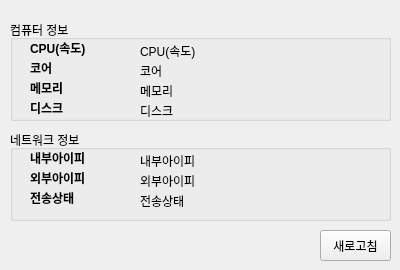
<?xml version="1.0" encoding="UTF-8"?>
<ui version="4.0">
 <class>Form</class>
 <widget class="QWidget" name="Form">
  <property name="geometry">
   <rect>
    <x>0</x>
    <y>0</y>
    <width>400</width>
    <height>270</height>
   </rect>
  </property>
  <property name="minimumSize">
   <size>
    <width>400</width>
    <height>270</height>
   </size>
  </property>
  <property name="maximumSize">
   <size>
    <width>400</width>
    <height>270</height>
   </size>
  </property>
  <property name="windowTitle">
   <string>내 컴퓨터 정보</string>
  </property>
  <widget class="QGroupBox" name="groupBox">
   <property name="geometry">
    <rect>
     <x>10</x>
     <y>130</y>
     <width>381</width>
     <height>91</height>
    </rect>
   </property>
   <property name="title">
    <string>네트워크 정보</string>
   </property>
   <widget class="QLabel" name="label_8">
    <property name="geometry">
     <rect>
      <x>20</x>
      <y>60</y>
      <width>111</width>
      <height>16</height>
     </rect>
    </property>
    <property name="styleSheet">
     <string notr="true">font-weight:bold;</string>
    </property>
    <property name="text">
     <string>전송상태</string>
    </property>
   </widget>
   <widget class="QLabel" name="label_9">
    <property name="geometry">
     <rect>
      <x>20</x>
      <y>40</y>
      <width>111</width>
      <height>16</height>
     </rect>
    </property>
    <property name="styleSheet">
     <string notr="true">font-weight:bold;</string>
    </property>
    <property name="text">
     <string>외부아이피</string>
    </property>
   </widget>
   <widget class="QLabel" name="label_10">
    <property name="geometry">
     <rect>
      <x>20</x>
      <y>20</y>
      <width>111</width>
      <height>16</height>
     </rect>
    </property>
    <property name="styleSheet">
     <string notr="true">font-weight:bold;</string>
    </property>
    <property name="text">
     <string>내부아이피</string>
    </property>
   </widget>
   <widget class="QLabel" name="lblInnerNet">
    <property name="geometry">
     <rect>
      <x>130</x>
      <y>20</y>
      <width>241</width>
      <height>21</height>
     </rect>
    </property>
    <property name="text">
     <string>내부아이피</string>
    </property>
   </widget>
   <widget class="QLabel" name="lblExtraNet">
    <property name="geometry">
     <rect>
      <x>130</x>
      <y>40</y>
      <width>241</width>
      <height>21</height>
     </rect>
    </property>
    <property name="text">
     <string>외부아이피</string>
    </property>
   </widget>
   <widget class="QLabel" name="lblNetStat">
    <property name="geometry">
     <rect>
      <x>130</x>
      <y>60</y>
      <width>241</width>
      <height>21</height>
     </rect>
    </property>
    <property name="text">
     <string>전송상태</string>
    </property>
   </widget>
  </widget>
  <widget class="QGroupBox" name="groupBox_3">
   <property name="geometry">
    <rect>
     <x>10</x>
     <y>20</y>
     <width>381</width>
     <height>101</height>
    </rect>
   </property>
   <property name="title">
    <string>컴퓨터 정보</string>
   </property>
   <widget class="QLabel" name="label_16">
    <property name="geometry">
     <rect>
      <x>20</x>
      <y>60</y>
      <width>111</width>
      <height>16</height>
     </rect>
    </property>
    <property name="styleSheet">
     <string notr="true">font-weight:bold;</string>
    </property>
    <property name="text">
     <string>메모리</string>
    </property>
   </widget>
   <widget class="QLabel" name="lblCPU">
    <property name="geometry">
     <rect>
      <x>130</x>
      <y>20</y>
      <width>241</width>
      <height>21</height>
     </rect>
    </property>
    <property name="text">
     <string>CPU(속도)</string>
    </property>
   </widget>
   <widget class="QLabel" name="label_17">
    <property name="geometry">
     <rect>
      <x>20</x>
      <y>40</y>
      <width>111</width>
      <height>16</height>
     </rect>
    </property>
    <property name="styleSheet">
     <string notr="true">font-weight:bold;</string>
    </property>
    <property name="text">
     <string>코어</string>
    </property>
   </widget>
   <widget class="QLabel" name="label_18">
    <property name="geometry">
     <rect>
      <x>20</x>
      <y>20</y>
      <width>111</width>
      <height>16</height>
     </rect>
    </property>
    <property name="styleSheet">
     <string notr="true">font-weight:bold;</string>
    </property>
    <property name="text">
     <string>CPU(속도)</string>
    </property>
   </widget>
   <widget class="QLabel" name="label_19">
    <property name="geometry">
     <rect>
      <x>20</x>
      <y>80</y>
      <width>111</width>
      <height>16</height>
     </rect>
    </property>
    <property name="styleSheet">
     <string notr="true">font-weight:bold;</string>
    </property>
    <property name="text">
     <string>디스크</string>
    </property>
   </widget>
   <widget class="QLabel" name="lblCore">
    <property name="geometry">
     <rect>
      <x>130</x>
      <y>40</y>
      <width>241</width>
      <height>21</height>
     </rect>
    </property>
    <property name="text">
     <string>코어</string>
    </property>
   </widget>
   <widget class="QLabel" name="lblMemory">
    <property name="geometry">
     <rect>
      <x>130</x>
      <y>60</y>
      <width>241</width>
      <height>21</height>
     </rect>
    </property>
    <property name="text">
     <string>메모리</string>
    </property>
   </widget>
   <widget class="QLabel" name="lblDisk">
    <property name="geometry">
     <rect>
      <x>130</x>
      <y>80</y>
      <width>241</width>
      <height>21</height>
     </rect>
    </property>
    <property name="text">
     <string>디스크</string>
    </property>
   </widget>
  </widget>
  <widget class="QPushButton" name="btnRefresh">
   <property name="geometry">
    <rect>
     <x>320</x>
     <y>230</y>
     <width>71</width>
     <height>31</height>
    </rect>
   </property>
   <property name="text">
    <string>새로고침</string>
   </property>
   <property name="autoRepeatInterval">
    <number>96</number>
   </property>
  </widget>
 </widget>
 <resources/>
 <connections/>
</ui>
